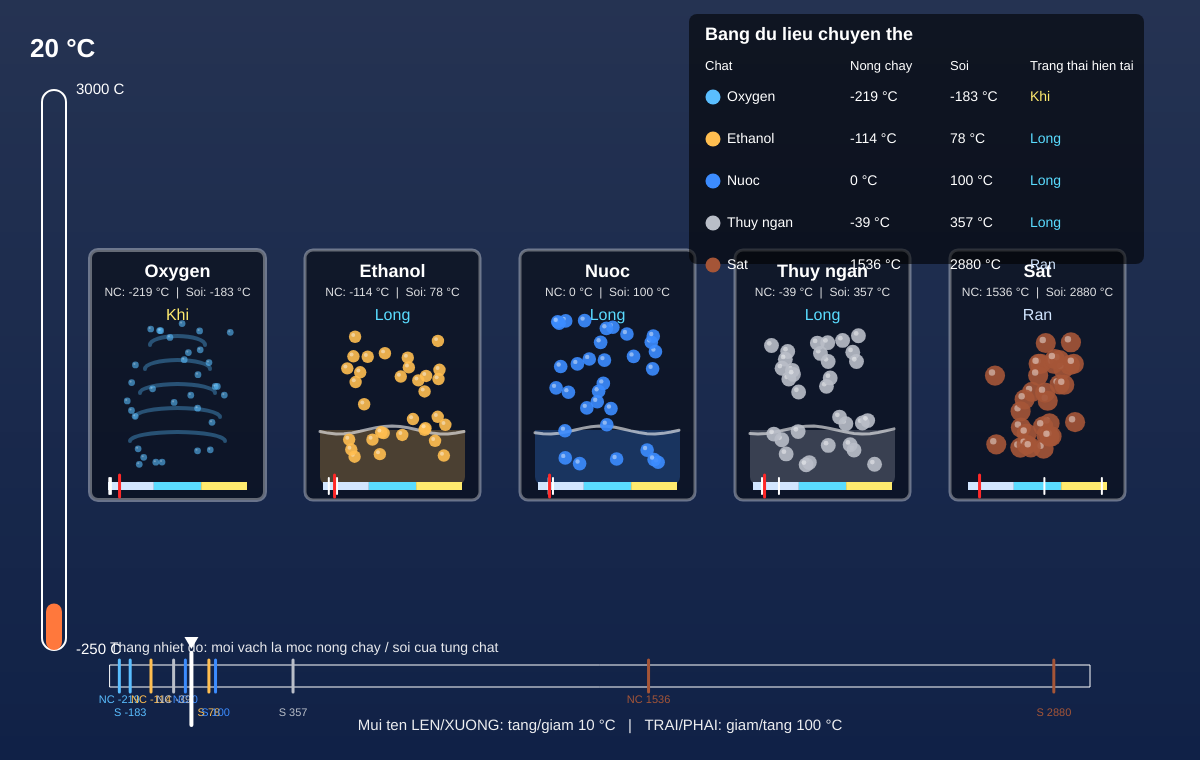
Frame 1 (no input)
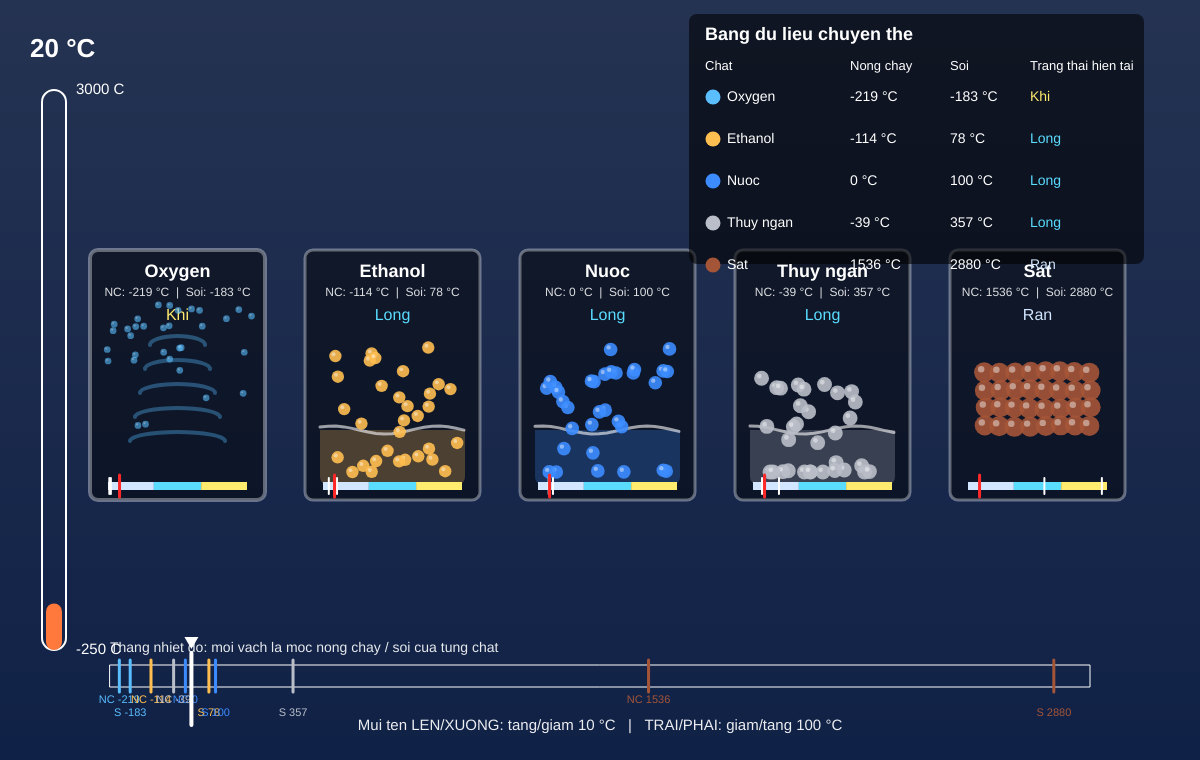
Frame 60 (no input)
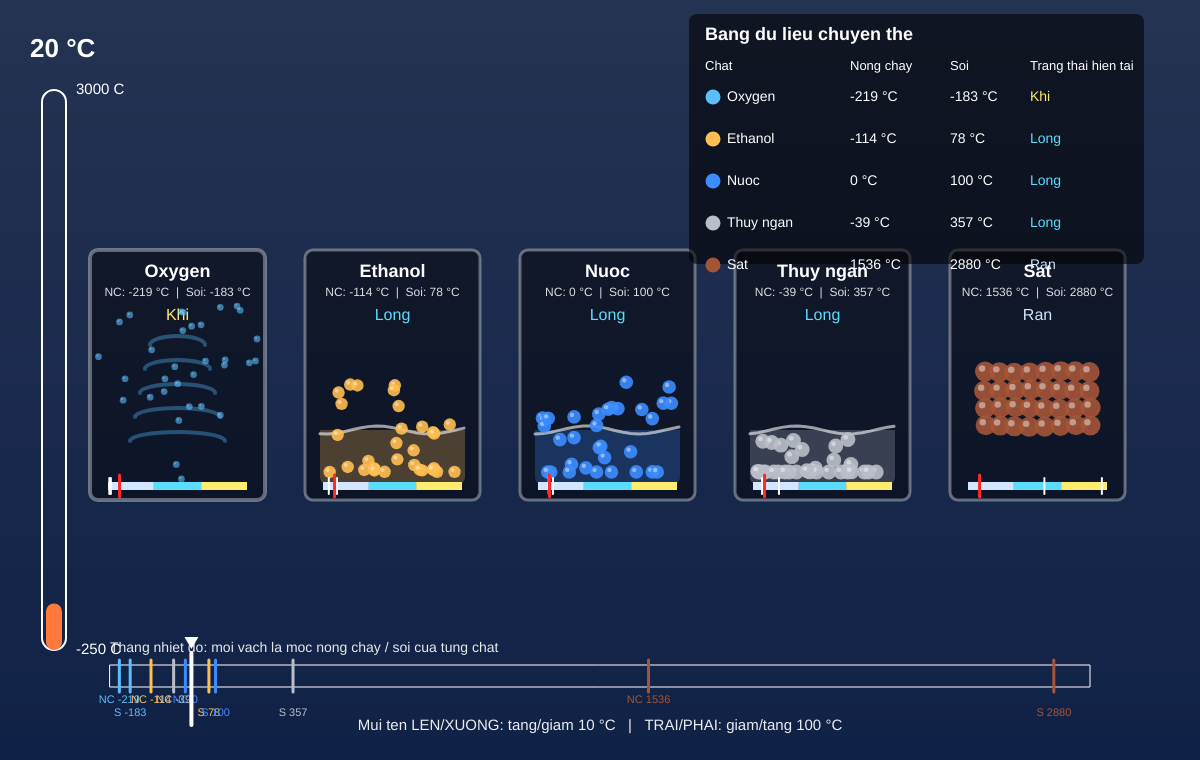
Frame 120 (the mouse pressed at the canvas centre since frame 60)

The p5.js sketch that drew these frames (run headless with seeded random() and noise() and a simulated clock; from frame 60 on, the mouse is pressed at the canvas centre):

// p5.js sketch
// ── sketch.js
let temperature = 20;
const minTemp = -250;
const maxTemp = 3000;

const substances = [
  { name: "Oxygen", melt: -219, boil: -183, color: [90, 190, 255], size: 16, mass: 0.75 },
  { name: "Ethanol", melt: -114, boil: 78, color: [255, 190, 80], size: 20, mass: 0.9 },
  { name: "Nuoc", melt: 0, boil: 100, color: [60, 140, 255], size: 22, mass: 1.0 },
  { name: "Thuy ngan", melt: -39, boil: 357, color: [185, 190, 200], size: 24, mass: 1.8 },
  { name: "Sat", melt: 1536, boil: 2880, color: [165, 85, 55], size: 28, mass: 2.2 }
];

let samples = [];

function setup() {
  createCanvas(1200, 760);
  textFont("Arial");

  for (let i = 0; i < substances.length; i++) {
    samples.push(new Sample(substances[i], 90 + i * 215, 250, 175, 250));
  }
}

function draw() {
  drawEnvironment();
  drawThermometer();
  drawPhaseScale();

  for (let sample of samples) {
    sample.update();
    sample.display();
  }

  drawHud();
  drawControls();
}

function drawEnvironment() {
  let t = map(temperature, minTemp, maxTemp, 0, 1);
  let cold = color(20, 45, 120);
  let mild = color(80, 150, 200);
  let hot = color(245, 95, 30);
  let extreme = color(255, 230, 80);

  let bg;
  if (t < 0.5) bg = lerpColor(cold, mild, t / 0.5);
  else if (t < 0.85) bg = lerpColor(mild, hot, (t - 0.5) / 0.35);
  else bg = lerpColor(hot, extreme, (t - 0.85) / 0.15);

  background(bg);

  noStroke();
  for (let y = 0; y < height; y += 8) {
    let a = map(y, 0, height, 45, 0);
    fill(255, 255, 255, a);
    rect(0, y, width, 8);
  }

  fill(0, 120);
  rect(0, 0, width, height);
}

function drawThermometer() {
  const x = 42;
  const y = 90;
  const h = 560;

  stroke(255);
  strokeWeight(2);
  noFill();
  rect(x, y, 24, h, 12);

  let fillH = map(temperature, minTemp, maxTemp, 0, h);
  noStroke();
  fill(temperature < 0 ? color(70, 180, 255) : temperature < 1000 ? color(255, 120, 60) : color(255, 230, 70));
  rect(x + 4, y + h - fillH, 16, fillH, 8);

  fill(255);
  textSize(15);
  textAlign(LEFT, CENTER);
  text(maxTemp + " C", x + 34, y);
  text(minTemp + " C", x + 34, y + h);
  textSize(26);
  textStyle(BOLD);
  text(nf(temperature, 1, 0) + " °C", x - 12, y - 40);
  textStyle(NORMAL);
}

function drawPhaseScale() {
  const x = 110;
  const y = 665;
  const w = 980;
  const h = 22;

  noStroke();
  fill(255, 230);
  textSize(14);
  textAlign(LEFT, BOTTOM);
  text("Thang nhiet do: moi vach la moc nong chay / soi cua tung chat", x, y - 10);

  stroke(255);
  strokeWeight(1);
  noFill();
  rect(x, y, w, h);

  noStroke();
  for (let i = 0; i < substances.length; i++) {
    let s = substances[i];
    let c = color(s.color[0], s.color[1], s.color[2]);

    let mx = map(s.melt, minTemp, maxTemp, x, x + w);
    let bx = map(s.boil, minTemp, maxTemp, x, x + w);

    stroke(c);
    strokeWeight(3);
    line(mx, y - 5, mx, y + h + 5);
    line(bx, y - 5, bx, y + h + 5);

    noStroke();
    fill(c);
    textSize(11);
    textAlign(CENTER, TOP);
    text("NC " + s.melt, mx, y + h + 7);
    text("S " + s.boil, bx, y + h + 20);
  }

  let tx = map(temperature, minTemp, maxTemp, x, x + w);
  stroke(255);
  strokeWeight(4);
  line(tx, y - 12, tx, y + h + 38);
  noStroke();
  fill(255);
  triangle(tx, y - 16, tx - 7, y - 28, tx + 7, y - 28);
}

function drawHud() {
  const x = 705;
  const y = 42;
  const rowH = 42;

  fill(0, 150);
  noStroke();
  rect(x - 16, y - 28, 455, 250, 8);

  fill(255);
  textAlign(LEFT, CENTER);
  textSize(18);
  textStyle(BOLD);
  text("Bang du lieu chuyen the", x, y - 7);
  textStyle(NORMAL);
  textSize(13);
  text("Chat", x, y + 24);
  text("Nong chay", x + 145, y + 24);
  text("Soi", x + 245, y + 24);
  text("Trang thai hien tai", x + 325, y + 24);

  for (let i = 0; i < substances.length; i++) {
    let s = substances[i];
    let yy = y + 55 + i * rowH;
    let phase = getPhase(s);

    fill(s.color[0], s.color[1], s.color[2]);
    circle(x + 8, yy, 15);

    fill(255);
    textSize(14);
    textAlign(LEFT, CENTER);
    text(s.name, x + 22, yy);
    text(s.melt + " °C", x + 145, yy);
    text(s.boil + " °C", x + 245, yy);

    fill(phaseColor(phase));
    text(phaseLabel(phase), x + 325, yy);
  }
}

function drawControls() {
  fill(255, 235);
  textSize(15);
  textAlign(CENTER, CENTER);
  text("Mui ten LEN/XUONG: tang/giam 10 °C   |   TRAI/PHAI: giam/tang 100 °C", width / 2, 726);
}

function keyPressed() {
  if (keyCode === UP_ARROW) temperature += 10;
  if (keyCode === DOWN_ARROW) temperature -= 10;
  if (keyCode === RIGHT_ARROW) temperature += 100;
  if (keyCode === LEFT_ARROW) temperature -= 100;
  temperature = constrain(temperature, minTemp, maxTemp);
}

function getPhase(s) {
  if (temperature < s.melt) return "solid";
  if (temperature < s.boil) return "liquid";
  return "gas";
}

function phaseLabel(p) {
  if (p === "solid") return "Ran";
  if (p === "liquid") return "Long";
  return "Khi";
}

function phaseColor(p) {
  if (p === "solid") return color(210, 230, 255);
  if (p === "liquid") return color(90, 220, 255);
  return color(255, 235, 110);
}

class Sample {
  constructor(data, x, y, w, h) {
    this.data = data;
    this.x = x;
    this.y = y;
    this.w = w;
    this.h = h;
    this.particles = [];

    for (let i = 0; i < 32; i++) {
      this.particles.push({
        x: random(x + 35, x + w - 35),
        y: random(y + 70, y + h - 35),
        vx: random(-1, 1),
        vy: random(-1, 1),
        ox: x + 35 + (i % 8) * 15,
        oy: y + 122 + floor(i / 8) * 18
      });
    }
  }

  update() {
    let phase = getPhase(this.data);
    let heat = map(temperature, minTemp, maxTemp, 0.2, 4.4);

    for (let i = 0; i < this.particles.length; i++) {
      let p = this.particles[i];

      if (phase === "solid") {
        let vibration = map(temperature, minTemp, this.data.melt, 0.3, 4.0, true);
        p.x = lerp(p.x, p.ox + sin(frameCount * 0.08 + i) * vibration, 0.22);
        p.y = lerp(p.y, p.oy + cos(frameCount * 0.09 + i) * vibration, 0.22);
      }

      if (phase === "liquid") {
        let speed = map(temperature, this.data.melt, this.data.boil, 0.45, 2.2, true);
        p.vx += random(-0.12, 0.12) * speed;
        p.vy += random(-0.08, 0.08) * speed + 0.025 * this.data.mass;
        p.vx *= 0.96;
        p.vy *= 0.96;
        p.x += p.vx;
        p.y += p.vy;

        let floorY = this.y + this.h - 28;
        let left = this.x + 22;
        let right = this.x + this.w - 22;

        if (p.x < left || p.x > right) p.vx *= -0.9;
        if (p.y > floorY) {
          p.y = floorY;
          p.vy *= -0.45;
          p.vx += random(-0.7, 0.7);
        }
        if (p.y < this.y + 82) p.vy += 0.15;

        p.x = constrain(p.x, left, right);
      }

      if (phase === "gas") {
        let speed = map(temperature, this.data.boil, maxTemp, 1.2, 5.0, true) / this.data.mass;
        p.vx += random(-0.22, 0.22) * speed;
        p.vy += random(-0.22, 0.22) * speed - 0.035 * speed;
        p.vx = constrain(p.vx, -speed * 2.2, speed * 2.2);
        p.vy = constrain(p.vy, -speed * 2.2, speed * 2.2);
        p.x += p.vx;
        p.y += p.vy;

        let left = this.x + 8;
        let right = this.x + this.w - 8;
        let top = this.y + 52;
        let bottom = this.y + this.h - 12;

        if (p.x < left || p.x > right) p.vx *= -1;
        if (p.y < top || p.y > bottom) p.vy *= -1;
        p.x = constrain(p.x, left, right);
        p.y = constrain(p.y, top, bottom);
      }

      p.vx += random(-0.01, 0.01) * heat;
      p.vy += random(-0.01, 0.01) * heat;
    }
  }

  display() {
    let s = this.data;
    let phase = getPhase(s);

    noStroke();
    fill(0, 120);
    rect(this.x, this.y, this.w, this.h, 8);

    stroke(255, 90);
    noFill();
    rect(this.x, this.y, this.w, this.h, 8);

    fill(255);
    noStroke();
    textAlign(CENTER, CENTER);
    textSize(18);
    textStyle(BOLD);
    text(s.name, this.x + this.w / 2, this.y + 22);
    textStyle(NORMAL);

    fill(255, 220);
    textSize(12);
    text("NC: " + s.melt + " °C  |  Soi: " + s.boil + " °C", this.x + this.w / 2, this.y + 43);

    fill(phaseColor(phase));
    textSize(16);
    text(phaseLabel(phase), this.x + this.w / 2, this.y + 66);

    if (phase === "liquid") {
      let liquidLevel = this.y + this.h - 70;
      fill(s.color[0], s.color[1], s.color[2], 65);
      noStroke();
      rect(this.x + 15, liquidLevel, this.w - 30, this.y + this.h - liquidLevel - 15, 0, 0, 8, 8);
      stroke(255, 150);
      noFill();
      beginShape();
      for (let xx = this.x + 15; xx <= this.x + this.w - 15; xx += 8) {
        let yy = liquidLevel + sin(frameCount * 0.06 + xx * 0.06) * 4;
        vertex(xx, yy);
      }
      endShape();
    }

    if (phase === "gas") {
      noFill();
      stroke(s.color[0], s.color[1], s.color[2], 90);
      for (let i = 0; i < 5; i++) {
        let yy = this.y + 95 + i * 24;
        arc(this.x + this.w / 2, yy, 55 + i * 10, 18, PI, TWO_PI);
      }
    }

    for (let p of this.particles) {
      noStroke();
      let alpha = phase === "gas" ? 150 : 230;
      fill(s.color[0], s.color[1], s.color[2], alpha);

      let r = s.size;
      if (phase === "solid") r *= 0.72;
      if (phase === "liquid") r *= 0.62;
      if (phase === "gas") r *= 0.42;

      circle(p.x, p.y, r);

      fill(255, phase === "gas" ? 70 : 110);
      circle(p.x - r * 0.15, p.y - r * 0.15, r * 0.32);
    }

    this.drawMiniPhaseBar();
  }

  drawMiniPhaseBar() {
    let s = this.data;
    let bx = this.x + 18;
    let by = this.y + this.h - 18;
    let bw = this.w - 36;
    let bh = 8;

    noStroke();
    fill(210, 230, 255);
    rect(bx, by, bw * 0.33, bh);
    fill(90, 220, 255);
    rect(bx + bw * 0.33, by, bw * 0.34, bh);
    fill(255, 235, 110);
    rect(bx + bw * 0.67, by, bw * 0.33, bh);

    let localMin = minTemp;
    let localMax = maxTemp;
    let m = map(s.melt, localMin, localMax, bx, bx + bw);
    let b = map(s.boil, localMin, localMax, bx, bx + bw);
    let t = map(temperature, localMin, localMax, bx, bx + bw);

    stroke(255);
    strokeWeight(2);
    line(m, by - 4, m, by + bh + 4);
    line(b, by - 4, b, by + bh + 4);

    stroke(255, 40, 40);
    strokeWeight(3);
    line(t, by - 7, t, by + bh + 7);
  }
}
